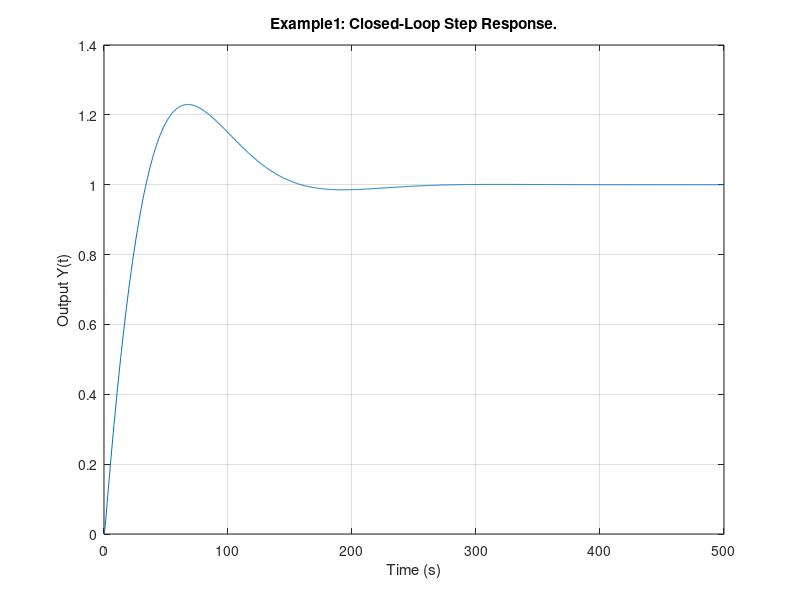

Write the MATLAB code that produced this figure.
% Controller#3

numK3= 35*[40 1];
denK3= 40*[1 2];
sysK3= tf(numK3, denK3);

%G 
numG = 1;
denG = [400 0 0];
sysG = tf(numG, denG);

% DS1 is stable

sysfo3 = series(sysK3, sysG);
syscl3 = feedback(sysfo3, 1);

t = 0:0.5:500;
y = step(syscl3, t);
plot(t,y), grid;
xlabel('Time (s)');
ylabel('Output Y(t)');
title('Example1: Closed-Loop Step Response.');
zcl = zero(syscl3);
pcl = pole(syscl3);
syscl3;
